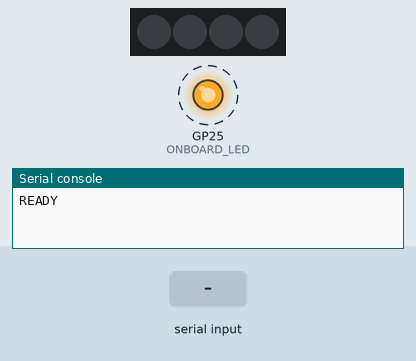
Bench run of a program on a simulated Raspberry Pi Pico running MicroPython. On the bench: 4 RGB LEDs in strip order, left to right, output pins drawn as LEDs (lit = HIGH), the last lines printed to the serial console. Dashed ring = blinking. Inputs (shaded band) come from the test bench. Dim RGB values are drawn brighter than linear.

Above: at 1.2 s.
1.3 s: "STATE" typed at the serial console, then Enter
At 3.8 s:
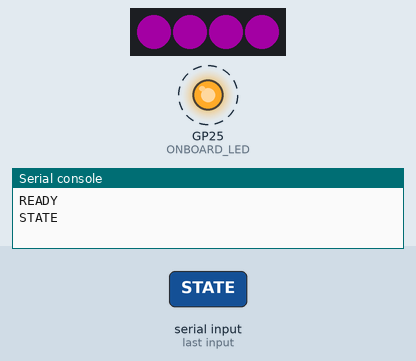
4.3 s: "DISCONNECTED" typed at the serial console, then Enter
6.5 s: "NO_FIX" typed at the serial console, then Enter
Timing chart, 0 to 14.5 s (numbered marks = the images above; inputs shaded):
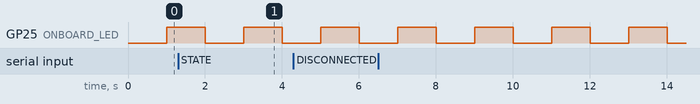

Measured:
- by itself, GP25 (ONBOARD_LED): alternates HIGH for 1.0 s and LOW for 1.0 s

The program:

main.py
```python
"""
scripts/pico-led/main.py — Pico 2 W MicroPython firmware

Drives the WS2812 NeoPixel array (GPIO6) from FSM state commands sent over
USB-serial by the Pi-side `led_bridge.py`. Protocol is line-based ASCII:

    STATE <flight_state>\\n        set the LED pattern for the given FSM state
    OFF\\n                         all LEDs off
    BRIGHTNESS <0-255>\\n          set max brightness scaling factor
    PING\\n                        Pico replies PONG\\n  (health check)

Pico replies on boot with `READY\\n` so the Pi-side bridge can confirm the
firmware is alive before sending commands.

States mirror scripts/autonomy/state_machine.FlightState. Color + animation
choices are aviation-leaning and glance-readable:

    DISCONNECTED          off
    NO_FIX                red, slow blink (1 Hz) — waiting for GPS
    PREARMED              green, steady — safe / ready
    ARMED_ON_GROUND       red, steady — hot / armed
    ASCENDING             cyan, scrolling up — climb in progress
    AIRBORNE              blue, steady — in flight
    DESCENDING            cyan, scrolling down — descent in progress
    DISARMED_POSTFLIGHT   green, slow pulse — safely landed
    FAULT                 red, fast blink (4 Hz) — alert

Place this file at the root of the Pico filesystem (the MicroPython REPL's
`/`). It runs at boot.
"""

import sys
import time
import uselect
import machine
import neopixel


# ----------------- configuration ----------------- #

LED_COUNT = 4
GPIO_PIN = 6
DEFAULT_BRIGHTNESS = 48   # /255 — comfortable indoor
TICK_MS = 33              # ~30 fps animation tick

# Built-in LED for "I'm alive" heartbeat.
ONBOARD_LED = machine.Pin("LED", machine.Pin.OUT)


# ----------------- LED helpers ----------------- #

np = neopixel.NeoPixel(machine.Pin(GPIO_PIN), LED_COUNT)
brightness = DEFAULT_BRIGHTNESS


def scale(rgb):
    r, g, b = rgb
    return (
        (r * brightness) // 255,
        (g * brightness) // 255,
        (b * brightness) // 255,
    )


def fill(rgb):
    s = scale(rgb)
    for i in range(LED_COUNT):
        np[i] = s
    np.write()


def clear():
    for i in range(LED_COUNT):
        np[i] = (0, 0, 0)
    np.write()


# ----------------- state machine ----------------- #

current_state = "DISCONNECTED"
anim_t0 = time.ticks_ms()


def render(state, elapsed_ms):
    """Update LEDs for `state` given `elapsed_ms` since this state's start."""
    if state == "DISCONNECTED":
        clear()

    elif state == "NO_FIX":
        # red, 1 Hz blink (500 ms on, 500 ms off)
        on = (elapsed_ms // 500) % 2 == 0
        fill((255, 0, 0) if on else (0, 0, 0))

    elif state == "PREARMED":
        fill((0, 255, 0))

    elif state == "ARMED_ON_GROUND":
        fill((255, 0, 0))

    elif state == "ASCENDING":
        # cyan, scrolling up — one bright LED moves from bottom to top, ~250 ms / LED
        clear()
        pos = (elapsed_ms // 200) % LED_COUNT
        np[pos] = scale((0, 200, 255))
        # leave a dim trail one below
        trail = (pos - 1) % LED_COUNT
        np[trail] = scale((0, 60, 80))
        np.write()

    elif state == "AIRBORNE":
        fill((0, 80, 255))

    elif state == "DESCENDING":
        # cyan, scrolling down — opposite of ASCENDING
        clear()
        pos = (LED_COUNT - 1 - (elapsed_ms // 200) % LED_COUNT)
        np[pos] = scale((0, 200, 255))
        trail = (pos + 1) % LED_COUNT
        np[trail] = scale((0, 60, 80))
        np.write()

    elif state == "DISARMED_POSTFLIGHT":
        # green, slow pulse 0.25 Hz — 4 s cycle
        phase = (elapsed_ms % 4000) / 4000.0
        # triangle wave
        if phase < 0.5:
            level = phase * 2
        else:
            level = (1.0 - phase) * 2
        v = int(level * 255)
        fill((0, v, 0))

    elif state == "FAULT":
        # red, fast blink 4 Hz (125 ms on, 125 ms off)
        on = (elapsed_ms // 125) % 2 == 0
        fill((255, 0, 0) if on else (0, 0, 0))

    else:
        # unknown state — magenta steady (visible "huh?" signal)
        fill((200, 0, 200))


def set_state(new_state):
    global current_state, anim_t0
    if new_state != current_state:
        current_state = new_state
        anim_t0 = time.ticks_ms()


# ----------------- serial command parser ----------------- #

poll = uselect.poll()
poll.register(sys.stdin, uselect.POLLIN)


def handle_line(line):
    line = line.strip()
    if not line:
        return
    parts = line.split(None, 1)
    cmd = parts[0].upper()
    arg = parts[1] if len(parts) > 1 else ""

    if cmd == "STATE":
        set_state(arg.strip().upper())
    elif cmd == "OFF":
        set_state("DISCONNECTED")
    elif cmd == "BRIGHTNESS":
        global brightness
        try:
            v = int(arg)
            if 0 <= v <= 255:
                brightness = v
        except ValueError:
            pass
    elif cmd == "PING":
        print("PONG")
    # silently ignore unknown commands so a casual REPL user can't break us


# ----------------- main loop ----------------- #


def main():
    print("READY")
    last_blink = time.ticks_ms()
    last_tick = time.ticks_ms()

    while True:
        now = time.ticks_ms()

        # non-blocking line read
        if poll.poll(0):
            try:
                line = sys.stdin.readline()
                if line:
                    handle_line(line)
            except Exception:
                pass  # robustness: don't die on input quirks

        # animation tick
        if time.ticks_diff(now, last_tick) >= TICK_MS:
            elapsed = time.ticks_diff(now, anim_t0)
            render(current_state, elapsed)
            last_tick = now

        # onboard LED heartbeat (1 Hz) so we can tell at a glance that
        # main.py is alive even if the NeoPixels are off (DISCONNECTED).
        if time.ticks_diff(now, last_blink) >= 1000:
            ONBOARD_LED.toggle()
            last_blink = now

        time.sleep_ms(5)


try:
    main()
except KeyboardInterrupt:
    # Allow mpremote Ctrl-C to drop back to the REPL during development.
    clear()
    raise
```
